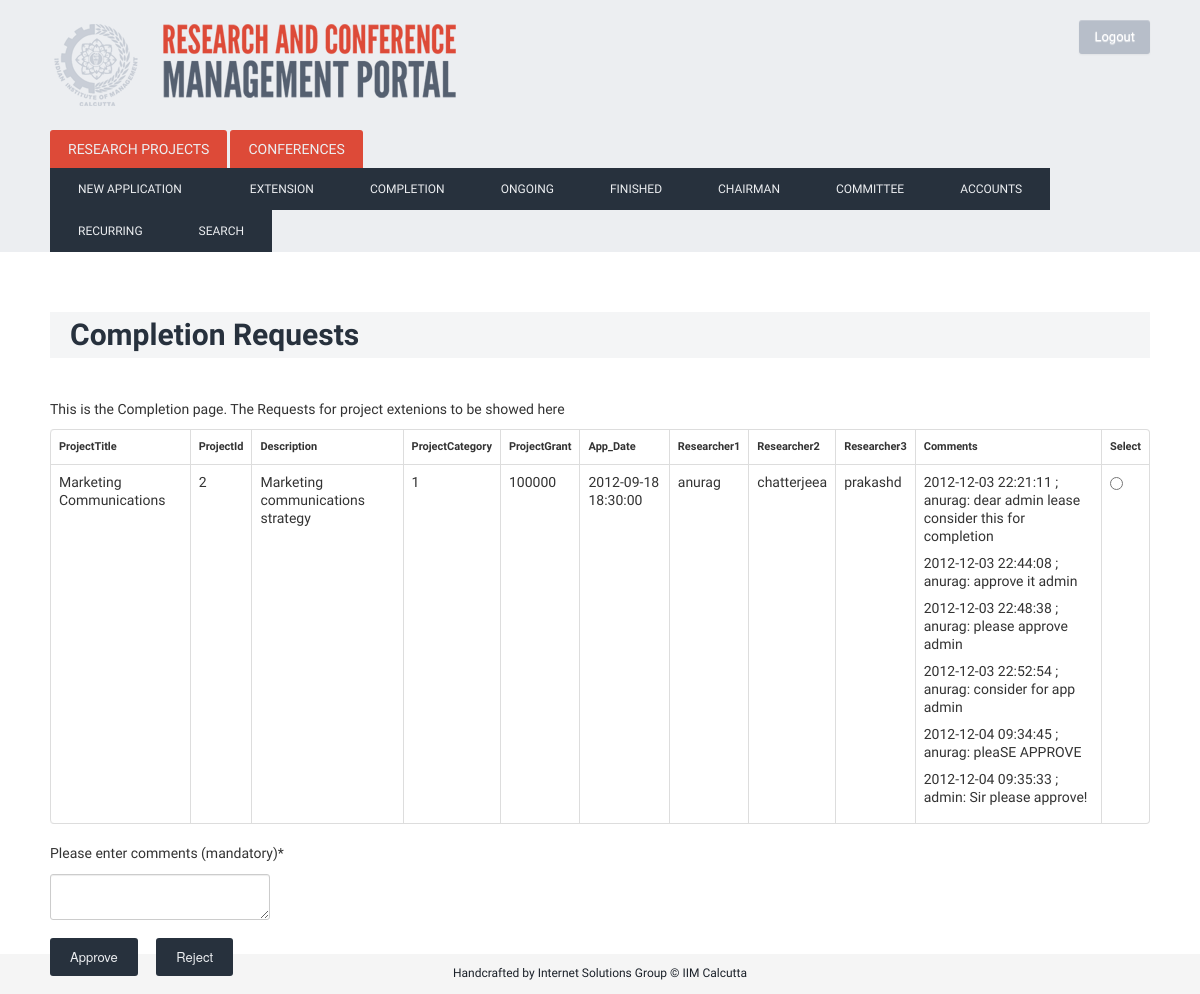
The page /index.php/completion_admin (signed in) on the database its author committed.
### tables this page shows
CREATE TABLE IF NOT EXISTS `project` (
  `ProjectTitle` varchar(400) NOT NULL,
  `ProjectId` bigint(200) NOT NULL AUTO_INCREMENT,
  `Description` varchar(2000) NOT NULL,
  `App_Date` timestamp NOT NULL DEFAULT CURRENT_TIMESTAMP COMMENT 'The  date of application of the project',
  `Start_Date` date NOT NULL,
  `End_Date` date NOT NULL,
  `Researcher1` varchar(80) NOT NULL,
  `Researcher2` varchar(80) NOT NULL,
  `Researcher3` varchar(80) NOT NULL,
  `ProjectCategory` varchar(30) NOT NULL,
  `ProjectGrant` int(11) NOT NULL,
  `PStatus` varchar(50) NOT NULL,
  `Deliverables` varchar(500) NOT NULL,
  `cases` int(11) NOT NULL DEFAULT '0',
  `journals` int(11) NOT NULL DEFAULT '0',
  `chapters` int(11) NOT NULL DEFAULT '0',
  `conference` int(11) NOT NULL DEFAULT '0',
  `paper` int(11) NOT NULL DEFAULT '0',
  PRIMARY KEY (`ProjectId`),
  UNIQUE KEY `ProjectId` (`ProjectId`),
  UNIQUE KEY `ProjectId_2` (`ProjectId`)
);

CREATE TABLE IF NOT EXISTS `comment` (
  `Project_ID` bigint(200) NOT NULL,
  `Comment` varchar(5000) NOT NULL,
  `Comment_type` varchar(50) NOT NULL,
  `User` varchar(50) NOT NULL,
  `User_type` int(11) NOT NULL,
  `Date` timestamp NOT NULL DEFAULT CURRENT_TIMESTAMP
);

### index.php (called while the page is built, shortened)
<?php
require_once BASEPATH.'core/CodeIgniter.php';

### application/models/project_model.php (called while the page is built, shortened)
<?PHP
class Project_model extends CI_Model {
	function project_completion_admin()
		{
		$queryStr='Select * from project where ProjectId IN (SELECT ProjectId FROM projectcompleted where  ApprovalPending = "admin");';
		$query = $this->db->query($queryStr);
		return $query;
		}
	function getcomment($ProjectID, $usertype)
	{
		$queryStr='SELECT * FROM comment WHERE Project_ID='.$ProjectID.';';
		$query = $this->db->query($queryStr);
		return $query->result();
	}
}
?>

### application/controllers/Completion_admin.php (the view, shortened to what this page needs)
<?PHP
class Completion_admin extends CI_Controller
	{
	function index()
		{
			$data['myClass']=$this;
			$data['action']=0;
			if($_SESSION['usertype']==1){
						$this->load->view('layout',$data);
					} elseif ($_SESSION['usertype']==2){
						$this->load->view('layoutComm',$data);
					} elseif($_SESSION['usertype']==3){
						$this->load->view('layoutChairman',$data);
					}
					else{
			echo 'hello';
			header("location:login");
			}
		}
	function load_php()
				{
				echo '<h1>Completion Requests</h1>';
				echo '<p> This is the Completion page. The Requests for project extenions to be showed here</p>';
				$this->load->model('project_model');
				$Query= $this->project_model->project_completion_admin();
				echo '<FORM METHOD=POST ACTION="CompletionCheckAdminRequest">
				<TABLE width="90%" border="1" bordercolor="#993300" align="center" cellpadding="3" cellspacing="1" class="table_border_both_left"><tr  class="heading_table_top">
					 <table class="table table-bordered">
					<tr><TD><h4>ProjectTitle</h4></TD><TD><h4>ProjectId</h4></TD><TD><h4>Description</h4></TD><TD><h4>ProjectCategory</h4></TD><TD><h4>ProjectGrant</h4><TD><h4>App_Date</h4></TD><TD><h4>Researcher1</h4></TD><TD><h4>Researcher2</TD><TD><h4>Researcher3</TD><TD><h4>Comments</h4></TD><TD><h4>Select</h1></TD></tr>
					<tbody>';
					 foreach($Query->result() as $row)
					 {
						 echo '<TR><TD>';
						 print $row->ProjectTitle;
						 echo '</TD><TD>';
						 print $row->ProjectId;
						 echo '</TD><TD>';
						 print $row->Description;
						 echo '</TD><TD>';
						 print $row->ProjectCategory;
						 echo '</TD><TD>';
						 print $row->ProjectGrant;
						 echo '</TD><TD>';
						 print $row->App_Date;
						 echo '</TD><TD>';
						 print $row->Researcher1;
						 echo '</TD><TD>';
						 print $row->Researcher2;
						 echo '</TD><TD>';
						 print $row->Researcher3;
						 echo '</TD><TD>';
						 $Result=$this->project_model->getComment($row->ProjectId, $_SESSION['usertype']);
						 foreach($Result as $row1)
						 {
							 echo '<p>'.$row1->Date.' ; '.$row1->User.': '.$row1->Comment.'</p>';
						 }
						 echo '<TD><INPUT TYPE="RADIO" NAME="ProjectSelected" VALUE="'.$row->ProjectId.'"></TD></TR>';
					 }
				echo '</tbody></TABLE>
				<p>Please enter comments (mandatory)*</p>
				<p><textarea name="comment" ></textarea></p>
				<INPUT TYPE=SUBMIT name ="RequestType" value="Approve">
				<INPUT TYPE=SUBMIT name="RequestType" value="Reject">
				</FORM>';
				}
	}
?>

### static/css/custom.css (style rules this page uses)
html, body { height: 100%; }
body { background: url('/static/img/denim.png'); font-family: 'Droid Sans', sans-serif; font-weight: normal; font-size: 14px; line-height: 1.6; }
h4 { font-size: 11px; }
h1 { color: #27313D; margin-top: 60px; margin-bottom: 40px; font-weight: bold; background: #F4F5F6; padding: 5px 20px; }
input[type=submit] { border: none; padding: 10px 20px; margin-right: 15px; color: #ECEEF1; background: #27313D; -webkit-border-radius: 3px; -moz-border-radius: 3px; border-radius: 3px; cursor: pointer; }

### rows shown on the page
project: ProjectTitle "Marketing Communications", ProjectId "2", Description "Marketing communications strategy", ProjectCategory "1", ProjectGrant "100000", App_Date "2012-09-18 18:30:00", Researcher1 "anurag", Researcher2 "chatterjeea", Researcher3 "prakashd"
comment: Date "2012-12-03 22:21:11", User "anurag", Comment "dear admin lease consider this for completion"
comment: Date "2012-12-03 22:44:08", User "anurag", Comment "approve it admin"
comment: Date "2012-12-03 22:48:38", User "anurag", Comment "please approve admin"
comment: Date "2012-12-03 22:52:54", User "anurag", Comment "consider for app admin"
comment: Date "2012-12-04 09:34:45", User "anurag", Comment "pleaSE APPROVE"
comment: Date "2012-12-04 09:35:33", User "admin", Comment "Sir please approve!"
